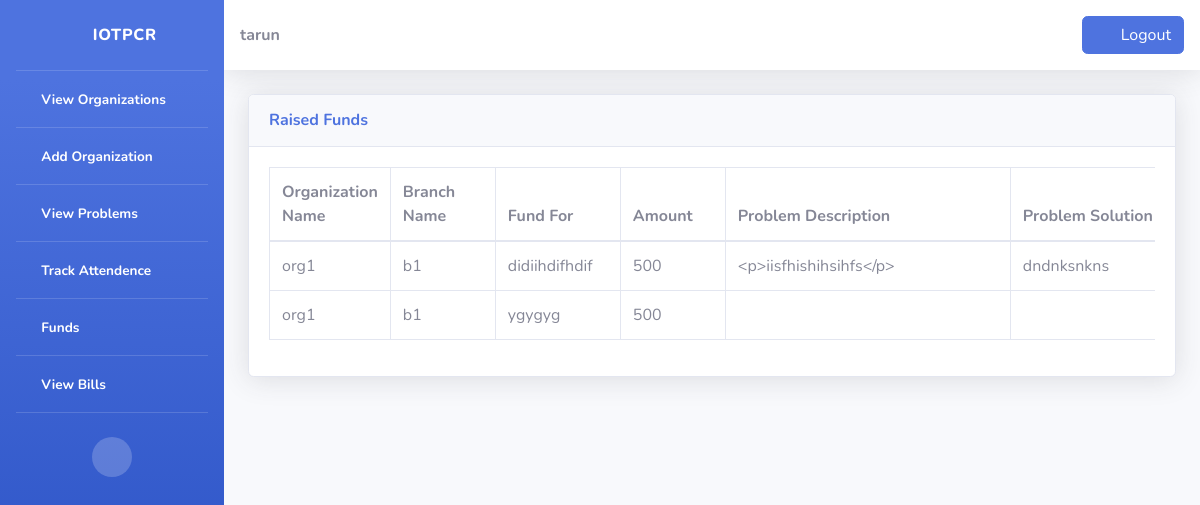
The app's page /govnportal/dcpu/dcpuraisedfund (signed in) with its own data.
### govnportal/models.py (models this page shows)
class Funds(models.Model):
    organization = models.ForeignKey(Organization, on_delete=models.CASCADE)
    branch = models.ForeignKey(Branches, on_delete=models.CASCADE)
    problem = models.ForeignKey(Problem, on_delete=models.CASCADE, null=True)
    fundid = models.IntegerField()
    fundfor = models.CharField(max_length=200)
    fundraisedby = models.CharField(max_length=200)
    amount = models.IntegerField()
    paymentmode = models.CharField(max_length=200)
    paymentimage = models.ImageField()
    date = models.DateField(null=True)
    balance = models.IntegerField(null=True)
    completestatus = models.CharField(max_length=200, null=True)

class Organization(models.Model):
    orgname = models.CharField(max_length=200)
    ownername = models.CharField(max_length=200)
    orgid = models.CharField(max_length=200)
    password = models.CharField(max_length=200)
    address = models.CharField(max_length=200)
    village = models.CharField(max_length=200)
    city = models.CharField(max_length=200)
    state = models.CharField(max_length=200)
    phoneno = models.IntegerField()

class Branches(models.Model):
    organization = models.ForeignKey(Organization, on_delete=models.CASCADE)
    branchname = models.CharField(max_length=200)
    ownername = models.CharField(max_length=200)
    branchid = models.CharField(max_length=200)
    password = models.CharField(max_length=200)
    address = models.CharField(max_length=200)
    village = models.CharField(max_length=200)
    city = models.CharField(max_length=200)
    state = models.CharField(max_length=200)
    phoneno = models.IntegerField()
    balance = models.IntegerField(null=True)

class Problemsolution(models.Model):
    organization = models.ForeignKey(Organization, on_delete=models.CASCADE)
    branch = models.ForeignKey(Branches, on_delete=models.CASCADE)
    problem = models.ForeignKey(Problem, on_delete=models.CASCADE)
    fund = models.ForeignKey(Funds, on_delete=models.CASCADE, null=True)
    problemsolution = models.CharField(max_length=1000)

class Problem(models.Model):
    organization = models.ForeignKey(Organization, on_delete=models.CASCADE)
    branch = models.ForeignKey(Branches, on_delete=models.CASCADE)
    problemname = models.CharField(max_length=200)
    problemdes = models.CharField(max_length=10000)
    problemid = models.IntegerField()
    photo = models.ImageField(null=True)
    date = models.DateField()
    orgacceptance = models.CharField(max_length=100)
    solved = models.CharField(max_length=100)

### govnportal/views.py (the view)
def dcpuraisedfund(request):
    link = 'govnportal/dcpuraisedfund.html'
    funds = Funds.objects.filter(fundraisedby='dcpu')
    funds.reverse()
    prob_with_fund = Problemsolution.objects.all()
    active_probs = Problem.objects.filter(solved='no')
    active_probs1 = active_probs.filter(orgacceptance='yes')
    active_probs1.reverse()
    no_active_probs = len(active_probs1)
    context = {
        'data_funds': funds,
        'probs': no_active_probs,
        'data_probsols': prob_with_fund
    }
    return render(request, link, context)

### govnportal/templates/govnportal/dcpuraisedfund.html (shortened to what this page needs)
{% load static %}
<!DOCTYPE html>
<html>
<head>
    <link href="{% static 'vendor/fontawesome-free/css/all.min.css' %}" rel="stylesheet" type="text/css">
    <link href="{% static 'css/sb-admin-2.min.css' %}" rel="stylesheet">
    <link href="{% static 'vendor/datatables/dataTables.bootstrap4.min.css' %}" rel="stylesheet">
</head>
{% if request.session.sessiondata == None %}
<body onload="myFunction()">
</body>
{% else %}
<body id="page-top">
<div id="wrapper">
  <ul class="navbar-nav bg-gradient-primary sidebar sidebar-dark accordion" id="accordionSidebar">
    <a class="sidebar-brand d-flex align-items-center justify-content-center" href="{% url 'index' %}">
      <div class="sidebar-brand-icon rotate-n-15">
        <i class="fas fa-laugh-wink"></i>
      </div>
      <div class="sidebar-brand-text mx-3">IOTPCR</div>
    </a>
    <hr class="sidebar-divider my-0">
    <li class="nav-item active">
      <a class="nav-link" href="{% url 'dcpuhome' %}">
        <i class="fas fa-fw fa-tachometer-alt"></i>
        <span>View Organizations</span></a>
    </li>
    <hr class="sidebar-divider my-0">
    <li class="nav-item active">
      <a class="nav-link" href="{% url 'addorg' %}">
        <i class="fas fa-fw fa-tachometer-alt"></i>
        <span>Add Organization</span></a>
    </li>
    <hr class="sidebar-divider my-0">
    <li class="nav-item active">
      <a class="nav-link" href="#" data-toggle="collapse" data-target="#collapseprobs" aria-expanded="true" aria-controls="collapseprobs">
        <i class="fas fa-fw fa-cog"></i>
        <span>View Problems</span>
      </a>
    </li>
    <hr class="sidebar-divider my-0">
  <li class="nav-item active">
      <a class="nav-link" href="{% url 'dcpuviewattendance' %}">
        <i class="fas fa-fw fa-tachometer-alt"></i>
        <span>Track Attendence</span></a>
    </li>
    <hr class="sidebar-divider my-0">
    <li class="nav-item active">
      <a class="nav-link" href="#" data-toggle="collapse" data-target="#collapsefunds" aria-expanded="true" aria-controls="collapsefunds">
        <i class="fas fa-fw fa-cog"></i>
        <span>Funds</span>
      </a>
    </li>
    <hr class="sidebar-divider my-0">
  <li class="nav-item active">
      <a class="nav-link" href="{% url 'dcpuviewbills' %}">
        <i class="fas fa-fw fa-tachometer-alt"></i>
        <span>View Bills</span></a>
    </li>
    <hr class="sidebar-divider my-0"><br>
    <div class="text-center d-none d-md-inline">
      <button class="rounded-circle border-0" id="sidebarToggle"></button>
    </div>
    <br><br><br>
  </ul>
<div id="content-wrapper" class="d-flex flex-column">
  <div id="content">
    <nav class="navbar navbar-expand navbar-light bg-white topbar mb-4 static-top shadow">
      <ul class="navbar-nav">
        <b>{{ request.session.sessiondata }}</b>
      </ul>
      <ul class="navbar-nav ml-auto">
        <form action="{% url 'logout' %}" method="POST">
          <button class="btn btn-primary btn-user btn-block"><i class="fas fa-sign-out-alt fa-sm fa-fw mr-2 text-gray-400"></i>Logout</button>
        </form>
      </ul>
    </nav>
    <div class="container-fluid">
        <div class="card shadow mb-4">
          <div class="card-header py-3">
            <h6 class="m-0 font-weight-bold text-primary">Raised Funds</h6>
          </div>
          <div class="card-body">
            <div class="table-responsive">
              {% if not data_funds %}
              &nbsp&nbsp No Funds Raised
              {% else %}
              <table class="table table-bordered" id="dataTable" width="100%" cellspacing="0">
                <thead>
                  <tr>
                    <th>Organization Name</th>
                    <th>Branch Name</th>
                    <th>Fund For</th>
                    <th>Amount</th>
                    <th>Problem Description</th>
                    <th>Problem Solution</th>
                  </tr>
                </thead>
                <tbody>
                {% for b in data_funds %}
                  <tr>
                    <td><div style='width: 80px;'>{{ b.organization.orgname }}</div></td>
                    <td><div style='width: 80px;'>{{ b.branch.branchname }}</div></td>
                    <td><div style='width: 100px;'>{{ b.fundfor }}</div></td>
                    <td><div style='width: 80px;'>{{ b.amount }}</div></td>
                    <td>
                        <div style='width: 260px;'>
                            {% for a in data_probsols %}
                            {% if b == a.fund %}
                                {{ a.problem.problemdes }}
                            {%endif%}
                            {%endfor%}
                        </div>
                    </td>
                    <td>
                        <div style='width: 260px;'>
                            {% for a in data_probsols %}
                            {% if b == a.fund %}
                                {{ a.problemsolution }}
                            {%endif%}
                            {%endfor%}
                        </div>
                    </td>
                  </tr>
                {%endfor%}
              </tbody>
              </table>
              {% endif %}
            </div>
          </div>
        </div>
      </div>
</div>
</div>
</div>
</body>
{% endif %}
</html>

### records on screen
Funds: organization.orgname "org1", branch.branchname "b1", fundfor "didiihdifhdif", amount "500"
Problemsolution: problem.problemdes "<p>iisfhishihsihfs</p>", problemsolution "dndnksnkns"
Funds: organization.orgname "org1", branch.branchname "b1", fundfor "ygygyg", amount "500"

### other values on screen
{{ request.session.sessiondata }} "tarun"
